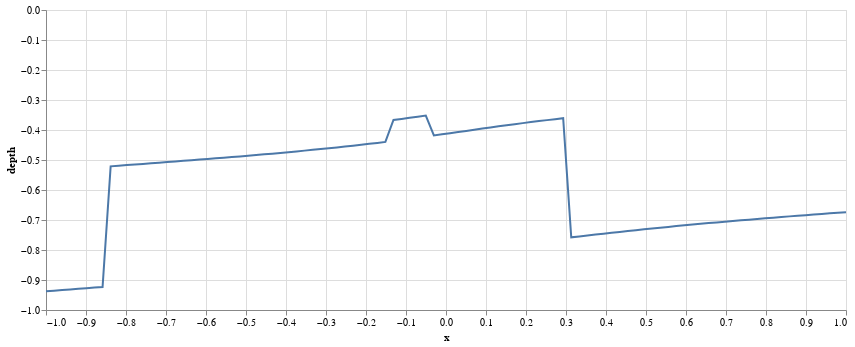

Write notebook code for a chart like this one.
### Markdown cell above
## The scenario
It is Xmas Eve and Santa has to deliver his presents to all the kids around the world.
Unfortunately it has been a really cold winter and some houses are completely blanketed by snow.

Santa does have a shovel and could dig down to the chimney of each house to deliver his presents if only he knew where the chimneys were.

Fortunately Rudolph can help.
He can measure the depth of the snow at any point with his antlers but unfortunately this takes some time and the measurements are noisy.

Santa only has one night to deliver his presents, how can he find the chimneys in time?

### Skyline
Let's see what a typical house's skyline looks like.
`x` represents the location and `depth` measures the depth below the snowline.

### Code cell
x, depth = bb.random_submerged_skyline(100)
house = pd.DataFrame(dict(x=x, depth=depth))
house_chart = (
    alt.Chart(house)
    .mark_line()
    .encode(x='x', y='depth'))
house_chart.properties(width=800, height=300)

### Figure 1 — Vega-Lite specification as saved in the notebook (floating-point values rounded to 4 significant figures)
{"config": {"view": {"continuousWidth": 400, "continuousHeight": 300}}, "data": {"name": "data-eece1b80502702ec77eb9edde3c4871e"}, "mark": "line", "encoding": {"x": {"type": "quantitative", "field": "x"}, "y": {"type": "quantitative", "field": "depth"}}, "height": 300, "width": 800, "$schema": "https://vega.github.io/schema/vega-lite/v4.8.1.json", "datasets": {"data-eece1b80502702ec77eb9edde3c4871e": [{"x": -1.0, "depth": -0.9376}, {"x": -0.9798, "depth": -0.9355}, {"x": -0.9596, "depth": -0.9335}, {"x": -0.9394, "depth": -0.9315}, {"x": -0.9192, "depth": -0.9294}, {"x": -0.899, "depth": -0.9274}, {"x": -0.8788, "depth": -0.9253}, {"x": -0.8586, "depth": -0.9232}, {"x": -0.8384, "depth": -0.5212}, {"x": -0.8182, "depth": -0.5191}, {"x": -0.798, "depth": -0.5171}, {"x": -0.7778, "depth": -0.515}, {"x": -0.7576, "depth": -0.513}, {"x": -0.7374, "depth": -0.5109}, {"x": -0.7172, "depth": -0.5089}, {"x": -0.697, "depth": -0.5068}, {"x": -0.6768, "depth": -0.5047}, {"x": -0.6566, "depth": -0.5027}, {"x": -0.6364, "depth": -0.5007}, {"x": -0.6162, "depth": -0.4986}, {"x": -0.596, "depth": -0.4966}, {"x": -0.5758, "depth": -0.4945}, {"x": -0.5556, "depth": -0.4924}, {"x": -0.5354, "depth": -0.4902}, {"x": -0.5152, "depth": -0.488}, {"x": -0.4949, "depth": -0.4858}, {"x": -0.4747, "depth": -0.4835}, {"x": -0.4545, "depth": -0.4812}, {"x": -0.4343, "depth": -0.4788}, {"x": -0.4141, "depth": -0.4764}, {"x": -0.3939, "depth": -0.4739}, {"x": -0.3737, "depth": -0.4713}, {"x": -0.3535, "depth": -0.4687}, {"x": -0.3333, "depth": -0.4661}, {"x": -0.3131, "depth": -0.4634}, {"x": -0.2929, "depth": -0.4607}, {"x": -0.2727, "depth": -0.458}, {"x": -0.2525, "depth": -0.4551}, {"x": -0.2323, "depth": -0.4522}, {"x": -0.2121, "depth": -0.4493}, {"x": -0.1919, "depth": -0.4462}, {"x": -0.1717, "depth": -0.443}, {"x": -0.1515, "depth": -0.4398}, {"x": -0.1313, "depth": -0.3664}, {"x": -0.1111, "depth": -0.363}, {"x": -0.09091, "depth": -0.3594}, {"x": -0.07071, "depth": -0.3558}, {"x": -0.05051, "depth": -0.3521}, {"x": -0.0303, "depth": -0.4183}, {"x": -0.0101, "depth": -0.4145}, {"x": 0.0101, "depth": -0.4107}, {"x": 0.0303, "depth": -0.4068}, {"x": 0.05051, "depth": -0.403}, {"x": 0.07071, "depth": -0.3992}, {"x": 0.09091, "depth": -0.3954}, {"x": 0.1111, "depth": -0.3916}, {"x": 0.1313, "depth": -0.3879}, {"x": 0.1515, "depth": -0.3842}, {"x": 0.1717, "depth": -0.3806}, {"x": 0.1919, "depth": -0.3771}, {"x": 0.2121, "depth": -0.3737}, {"x": 0.2323, "depth": -0.3703}, {"x": 0.2525, "depth": -0.3671}, {"x": 0.2727, "depth": -0.3639}, {"x": 0.2929, "depth": -0.3608}, {"x": 0.3131, "depth": -0.7577}, {"x": 0.3333, "depth": -0.7547}, {"x": 0.3535, "depth": -0.7516}, {"x": 0.3737, "depth": -0.7486}, {"x": 0.3939, "depth": -0.7456}, {"x": 0.4141, "depth": -0.7426}, {"x": 0.4343, "depth": -0.7397}, {"x": 0.4545, "depth": -0.7368}, {"x": 0.4747, "depth": -0.7339}, {"x": 0.4949, "depth": -0.7311}, {"x": 0.5152, "depth": -0.7283}, {"x": 0.5354, "depth": -0.7256}, {"x": 0.5556, "depth": -0.7229}, {"x": 0.5758, "depth": -0.7203}, {"x": 0.596, "depth": -0.7177}, {"x": 0.6162, "depth": -0.7152}, {"x": 0.6364, "depth": -0.7128}, {"x": 0.6566, "depth": -0.7104}, {"x": 0.6768, "depth": -0.708}, {"x": 0.697, "depth": -0.7057}, {"x": 0.7172, "depth": -0.7034}, {"x": 0.7374, "depth": -0.7011}, {"x": 0.7576, "depth": -0.6988}, {"x": 0.7778, "depth": -0.6966}, {"x": 0.798, "depth": -0.6944}, {"x": 0.8182, "depth": -0.6922}, {"x": 0.8384, "depth": -0.69}, {"x": 0.8586, "depth": -0.6879}, {"x": 0.8788, "depth": -0.6858}, {"x": 0.899, "depth": -0.6838}, {"x": 0.9192, "depth": -0.6817}, {"x": 0.9394, "depth": -0.6797}, {"x": 0.9596, "depth": -0.6777}, {"x": 0.9798, "depth": -0.6757}, {"x": 1.0, "depth": -0.6738}]}}
